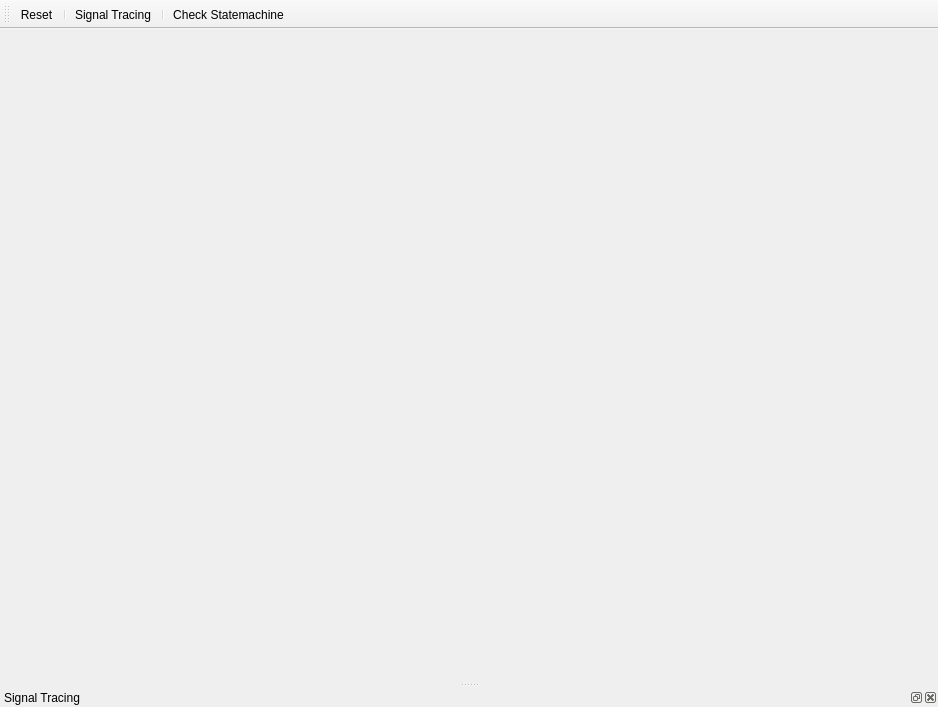
<?xml version="1.0" encoding="UTF-8"?>
<ui version="4.0">
 <class>MainWindow</class>
 <widget class="QMainWindow" name="MainWindow">
  <property name="geometry">
   <rect>
    <x>0</x>
    <y>0</y>
    <width>938</width>
    <height>707</height>
   </rect>
  </property>
  <property name="windowTitle">
   <string>Kaffee Automat</string>
  </property>
  <widget class="QWidget" name="centralWidget">
   <layout class="QGridLayout" name="gridLayout">
    <item row="0" column="0" colspan="2">
     <widget class="CoffeeMachine" name="coffeeMachine" native="true">
      <property name="sizePolicy">
       <sizepolicy hsizetype="Preferred" vsizetype="Minimum">
        <horstretch>0</horstretch>
        <verstretch>0</verstretch>
       </sizepolicy>
      </property>
     </widget>
    </item>
   </layout>
  </widget>
  <widget class="QDockWidget" name="traficAnalysisDockWidget">
   <property name="windowTitle">
    <string>Signal Tracing</string>
   </property>
   <attribute name="dockWidgetArea">
    <number>8</number>
   </attribute>
   <widget class="TraficAnalysis" name="traficAnalysis"/>
  </widget>
  <widget class="QToolBar" name="toolBar">
   <property name="windowTitle">
    <string>toolBar</string>
   </property>
   <attribute name="toolBarArea">
    <enum>TopToolBarArea</enum>
   </attribute>
   <attribute name="toolBarBreak">
    <bool>false</bool>
   </attribute>
   <addaction name="actionReset"/>
   <addaction name="separator"/>
   <addaction name="actionSignalTracing"/>
   <addaction name="separator"/>
   <addaction name="actionCheckStatemachine"/>
  </widget>
  <action name="actionReset">
   <property name="text">
    <string>Reset</string>
   </property>
  </action>
  <action name="actionSignalTracing">
   <property name="checkable">
    <bool>true</bool>
   </property>
   <property name="text">
    <string>Signal Tracing</string>
   </property>
  </action>
  <action name="actionCheckStatemachine">
   <property name="text">
    <string>Check Statemachine</string>
   </property>
  </action>
 </widget>
 <layoutdefault spacing="6" margin="11"/>
 <customwidgets>
  <customwidget>
   <class>CoffeeMachine</class>
   <extends>QWidget</extends>
   <header>CoffeeMachine.h</header>
   <container>1</container>
  </customwidget>
  <customwidget>
   <class>TraficAnalysis</class>
   <extends>QWidget</extends>
   <header>TraficAnalysis.h</header>
   <container>1</container>
  </customwidget>
 </customwidgets>
 <resources/>
 <connections>
  <connection>
   <sender>actionReset</sender>
   <signal>triggered(bool)</signal>
   <receiver>MainWindow</receiver>
   <slot>reset_pressed()</slot>
   <hints>
    <hint type="sourcelabel">
     <x>-1</x>
     <y>-1</y>
    </hint>
    <hint type="destinationlabel">
     <x>338</x>
     <y>212</y>
    </hint>
   </hints>
  </connection>
  <connection>
   <sender>actionSignalTracing</sender>
   <signal>triggered(bool)</signal>
   <receiver>traficAnalysisDockWidget</receiver>
   <slot>setVisible(bool)</slot>
   <hints>
    <hint type="sourcelabel">
     <x>-1</x>
     <y>-1</y>
    </hint>
    <hint type="destinationlabel">
     <x>468</x>
     <y>686</y>
    </hint>
   </hints>
  </connection>
  <connection>
   <sender>traficAnalysisDockWidget</sender>
   <signal>visibilityChanged(bool)</signal>
   <receiver>actionSignalTracing</receiver>
   <slot>setChecked(bool)</slot>
   <hints>
    <hint type="sourcelabel">
     <x>468</x>
     <y>686</y>
    </hint>
    <hint type="destinationlabel">
     <x>-1</x>
     <y>-1</y>
    </hint>
   </hints>
  </connection>
  <connection>
   <sender>actionCheckStatemachine</sender>
   <signal>triggered(bool)</signal>
   <receiver>MainWindow</receiver>
   <slot>check_statemachine()</slot>
   <hints>
    <hint type="sourcelabel">
     <x>-1</x>
     <y>-1</y>
    </hint>
    <hint type="destinationlabel">
     <x>468</x>
     <y>353</y>
    </hint>
   </hints>
  </connection>
 </connections>
 <slots>
  <slot>reset_pressed()</slot>
  <slot>check_statemachine()</slot>
 </slots>
</ui>
